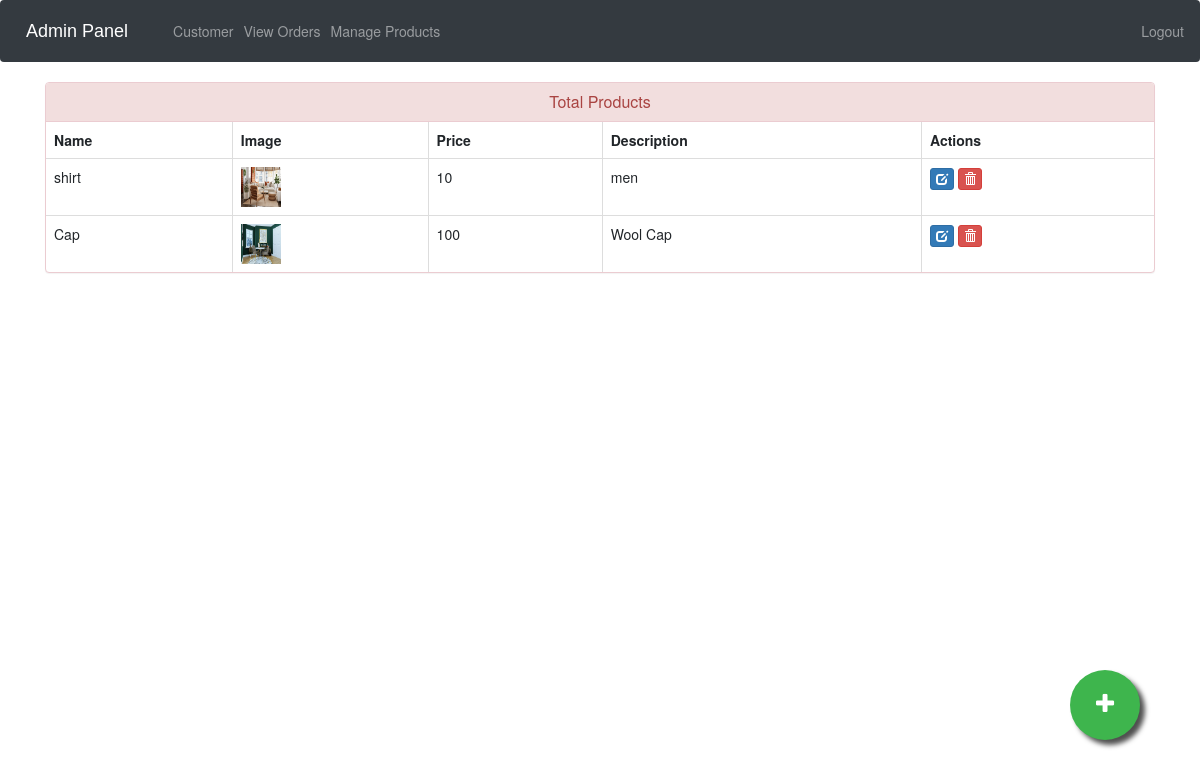
Screenshot of /admin-products (signed in) with the database file from the repository.
### ecom/models.py (models this page shows, shortened)
class Product(models.Model):
    name=models.CharField(max_length=40)
    product_image= models.ImageField(upload_to='product_image/',null=True,blank=True)
    price = models.PositiveIntegerField()
    description=models.CharField(max_length=40)

### ecom/views.py (the view)
# urls.py: path('admin-products', views.admin_products_view,name='admin-products'),
@login_required(login_url='adminlogin')
def admin_products_view(request):
    products=models.Product.objects.all()
    return render(request,'ecom/admin_products.html',{'products':products})

### templates/ecom/admin_products.html (shortened to what this page needs)
{% extends 'ecom/admin_base.html' %}
{% load static %}
{% block content %}
<head>
  <link href="//netdna.bootstrapcdn.com/bootstrap/3.0.0/css/bootstrap.min.css" rel="stylesheet" id="bootstrap-css">
</head>
<div class="container">
  <div class="panel panel-danger">
    <div class="panel-heading">
      <h6 class="panel-title">Total Products</h6>
    </div>
    <table class="table table-hover table-bordered" id="dev-table">
      <thead>
        <tr>
          <th>Name</th>
          <th>Image</th>
          <th>Price</th>
          <th>Description</th>
          <th>Actions</th>
        </tr>
      </thead>
      {% for p in products %}
  {% if p %}
      <tr>
        <td> {{p.name}}</td>
        <td> <img src="{% static p.product_image.url %}" alt="Profile Pic" height="40px" width="40px" /></td>
        <td>{{p.price}}</td>
        <td>{{p.description}}</td>
        <td><a class="btn btn-primary btn-xs" href="{% url 'update-product' p.id  %}"><span class="glyphicon glyphicon-edit"></span></a>
          <a class="btn btn-danger btn-xs" href="{% url 'delete-product' p.id  %}"><span class="glyphicon glyphicon-trash"></span></a></td>
      </tr>
      {%else%}
      <br><br><br>
      <h1>No Products!!</h1>
      {% endif %}
      {% endfor %}
    </table>
  </div>
</div>
<a href="/admin-add-product" class="float">
<i class="fa fa-plus my-float"></i>
</a>
{% endblock content %}

### templates/ecom/admin_base.html (style rules this page uses)
.fa { font-size: 23px; width: 60px; text-align: center; text-decoration: none; margin: 5px 2px; border-radius: 50%; }

### templates/ecom/admin_products.html (style rules this page uses)
a:link { text-decoration: none; }
h6 { text-align: center; }
.float { position:fixed; width:70px; height:70px; bottom:60px; right:60px; background-color:#3eb54d; color:#FFF; border-radius:50px; text-align:center; box-shadow: 5px 5px 5px #505050; }
.my-float { margin-top:22px; }

### rows the page displays
Product: name "shirt", product_image (picture), price "10", description "men"
Product: name "Cap", product_image (picture), price "100", description "Wool Cap"
